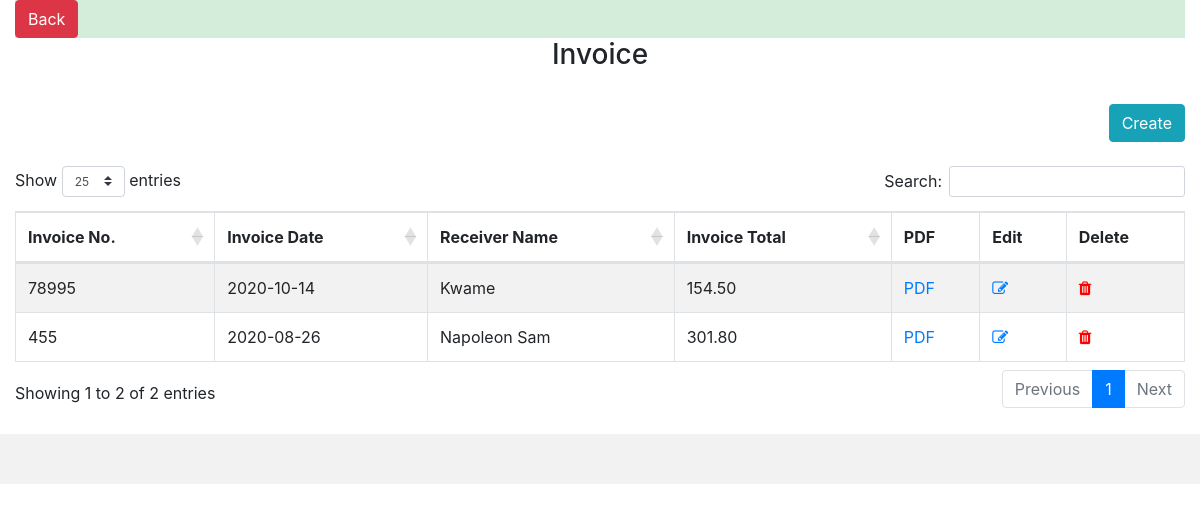
The app's page /invoice.php with its own data.
### tables this page shows
CREATE TABLE `tbl_order` (
  `order_id` int(11) NOT NULL,
  `order_no` varchar(50) NOT NULL,
  `order_date` date NOT NULL,
  `order_receiver_name` varchar(250) NOT NULL,
  `order_receiver_address` text NOT NULL,
  `order_total_before_tax` decimal(10,2) NOT NULL,
  `order_total_tax1` decimal(10,2) NOT NULL,
  `order_total_tax2` decimal(10,2) NOT NULL,
  `order_total_tax3` decimal(10,2) NOT NULL,
  `order_total_tax` decimal(10,2) NOT NULL,
  `order_total_after_tax` decimal(10,2) NOT NULL,
  `order_datetime` datetime NOT NULL
);

### invoice.php (the view, shortened to what this page needs)
<?php
  include('database_connection.php');
  $statement = $connect->prepare("
    SELECT * FROM tbl_order
    ORDER BY order_id DESC
  ");
  $statement->execute();
  $all_result = $statement->fetchAll();
  $total_rows = $statement->rowCount();
  ?>
<!DOCTYPE html>
<html lang="en">
  <head>
<link rel="stylesheet" type="text/css" href="https://cdnjs.cloudflare.com/ajax/libs/twitter-bootstrap/4.1.3/css/bootstrap.css">
<link rel="stylesheet" type="text/css" href="https://cdn.datatables.net/1.10.21/css/dataTables.bootstrap4.min.css">
<link rel="stylesheet" type="text/css" href="https://stackpath.bootstrapcdn.com/font-awesome/4.7.0/css/font-awesome.min.css">
<link rel="stylesheet" href="https://cdnjs.cloudflare.com/ajax/libs/bootstrap-datepicker/1.3.0/css/datepicker.css" />
  </head>
  <body>
    <div class="container-fluid">
     <div class="alert-success">
        <a href="index.php" class="btn btn-danger text-center">
       Back</a>
     </div>
      <?php
      if(isset($_GET["add"]))
      {
      ?>
      <form method="post" id="invoice_form">
        <div class="table-responsive">
          <table class="table table-bordered">
            <tr>
              <td colspan="2" align="center"><h2 style="margin-top:10.5px">Create Invoice</h2></td>
            </tr>
            <tr>
                <td colspan="2">
                  <div class="row">
                    <div class="col-md-8">
                      To,<br />
                        <b>RECEIVER (BILL TO)</b><br />
                        <input type="text" name="order_receiver_name" id="order_receiver_name" class="form-control input-sm" placeholder="Enter Receiver Name" />
                        <textarea name="order_receiver_address" id="order_receiver_address" class="form-control" placeholder="Enter Billing Address"></textarea>
                    </div>
                    <div class="col-md-4">
                      Reverse Charge<br />
                      <input type="text" name="order_no" id="order_no" class="form-control input-sm" placeholder="Enter Invoice No." />
                      <input type="text" name="order_date" id="order_date" class="form-control input-sm" readonly placeholder="Select Invoice Date" />
                    </div>
                  </div>
                  <br />
                  <table id="invoice-item-table" class="table table-bordered">
                    <tr>
                      <th width="7%">Sr No.</th>
                      <th width="20%">Item Name</th>
                      <th width="5%">Quantity</th>
                      <th width="5%">Price</th>
                      <th width="10%">Actual Amt.</th>
                      <th width="12.5%" colspan="2">Tax1 (%)</th>
                      <th width="12.5%" colspan="2">Tax2 (%)</th>
                      <th width="12.5%" colspan="2">Tax3 (%)</th>
                      <th width="12.5%" rowspan="2">Total</th>
                      <th width="3%" rowspan="2"></th>
                    </tr>
                    <tr>
                      <th></th>
                      <th></th>
                      <th></th>
                      <th></th>
                      <th></th>
                      <th>Rate</th>
                      <th>Amt.</th>
                      <th>Rate</th>
                      <th>Amt.</th>
                      <th>Rate</th>
                      <th>Amt.</th>
                    </tr>
                    <tr>
                      <td><span id="sr_no">1</span></td>
                      <td><input type="text" name="item_name[]" id="item_name1" class="form-control input-sm" /></td>
                      <td><input type="text" name="order_item_quantity[]" id="order_item_quantity1" data-srno="1" class="form-control input-sm order_item_quantity" /></td>
                      <td><input type="text" name="order_item_price[]" id="order_item_price1" data-srno="1" class="form-control input-sm number_only order_item_price" /></td>
                      <td><input type="text" name="order_item_actual_amount[]" id="order_item_actual_amount1" data-srno="1" class="form-control input-sm order_item_actual_amount" readonly /></td>
                      <td><input type="text" name="order_item_tax1_rate[]" id="order_item_tax1_rate1" data-srno="1" class="form-control input-sm number_only order_item_tax1_rate" /></td>
                      <td><input type="text" name="order_item_tax1_amount[]" id="order_item_tax1_amount1" data-srno="1" readonly class="form-control input-sm order_item_tax1_amount" /></td>
                      <td><input type="text" name="order_item_tax2_rate[]" id="order_item_tax2_rate1" data-srno="1" class="form-control input-sm number_only order_item_tax2_rate" /></td>
                      <td><input type="text" name="order_item_tax2_amount[]" id="order_item_tax2_amount1" data-srno="1" readonly class="form-control input-sm order_item_tax2_amount" /></td>
                      <td><input type="text" name="order_item_tax3_rate[]" id="order_item_tax3_rate1" data-srno="1" class="form-control input-sm number_only order_item_tax3_rate" /></td>
                      <td><input type="text" name="order_item_tax3_amount[]" id="order_item_tax3_amount1" data-srno="1" readonly class="form-control input-sm order_item_tax3_amount" /></td>
                      <td><input type="text" name="order_item_final_amount[]" id="order_item_final_amount1" data-srno="1" readonly class="form-control input-sm order_item_final_amount" /></td>
                      <td></td>
                    </tr>
                  </table>
                  <div align="right">
                    <button type="button" name="add_row" id="add_row" class="btn btn-success btn-xs">+</button>
                  </div>
                </td>
              </tr>
              <tr>
                <td align="right"><b>Total</td>
                <td align="right"><b><span id="final_total_amt"></span></b></td>
              </tr>
              <tr>
                <td colspan="2"></td>
              </tr>
              <tr>
                <td colspan="2" align="center">
                  <input type="hidden" name="total_item" id="total_item" value="1" />
                  <input type="submit" name="create_invoice" id="create_invoice" class="btn btn-info" value="Create" />
                </td>
              </tr>
          </table>
        </div>
      </form>
      <script>
      $(document).ready(function(){
        var final_total_amt = $('#final_total_amt').text();
        var count = 1;
        $(document).on('click', '#add_row', function(){
          count++;
          $('#total_item').val(count);
          var html_code = '';
          html_code += '<tr id="row_id_'+count+'">';
          html_code += '<td><span id="sr_no">'+count+'</span></td>';
          html_code += '<td><input type="text" name="item_name[]" id="item_name'+count+'" class="form-control input-sm" /></td>';
          html_code += '<td><input type="text" name="order_item_quantity[]" id="order_item_quantity'+count+'" data-srno="'+count+'" class="form-control input-sm number_only order_item_quantity" /></td>';
          html_code += '<td><input type="text" name="order_item_price[]" id="order_item_price'+count+'" data-srno="'+count+'" class="form-control input-sm number_only order_item_price" /></td>';
          html_code += '<td><input type="text" name="order_item_actual_amount[]" id="order_item_actual_amount'+count+'" data-srno="'+count+'" class="form-control input-sm order_item_actual_amount" readonly /></td>';
          html_code += '<td><input type="text" name="order_item_tax1_rate[]" id="order_item_tax1_rate'+count+'" data-srno="'+count+'" class="form-control input-sm number_only order_item_tax1_rate" /></td>';
          html_code += '<td><input type="text" name="order_item_tax1_amount[]" id="order_item_tax1_amount'+count+'" data-srno="'+count+'" readonly class="form-control input-sm order_item_tax1_amount" /></td>';
          html_code += '<td><input type="text" name="order_item_tax2_rate[]" id="order_item_tax2_rate'+count+'" data-srno="'+count+'" class="form-control input-sm number_only order_item_tax2_rate" /></td>';
          html_code += '<td><input type="text" name="order_item_tax2_amount[]" id="order_item_tax2_amount'+count+'" data-srno="'+count+'" readonly class="form-control input-sm order_item_tax2_amount" /></td>';
          html_code += '<td><input type="text" name="order_item_tax3_rate[]" id="order_item_tax3_rate'+count+'" data-srno="'+count+'" class="form-control input-sm number_only order_item_tax3_rate" /></td>';
          html_code += '<td><input type="text" name="order_item_tax3_amount[]" id="order_item_tax3_amount'+count+'" data-srno="'+count+'" readonly class="form-control input-sm order_item_tax3_amount" /></td>';
          html_code += '<td><input type="text" name="order_item_final_amount[]" id="order_item_final_amount'+count+'" data-srno="'+count+'" readonly class="form-control input-sm order_item_final_amount" /></td>';
          html_code += '<td><button type="button" name="remove_row" id="'+count+'" class="btn btn-danger btn-xs remove_row">X</button></td>';
          html_code += '</tr>';
          $('#invoice-item-table').append(html_code);
        });
        $(document).on('click', '.remove_row', function(){
          var row_id = $(this).attr("id");
          var total_item_amount = $('#order_item_final_amount'+row_id).val();
          var final_amount = $('#final_total_amt').text();
          var result_amount = parseFloat(final_amount) - parseFloat(total_item_amount);
          $('#final_total_amt').text(result_amount);
          $('#row_id_'+row_id).remove();
          count--;
          $('#total_item').val(count);
        });
        function cal_final_total(count)
        {
          var final_item_total = 0;
          for(j=1; j<=count; j++)
          {
            var quantity = 0;
            var price = 0;
            var actual_amount = 0;
            var tax1_rate = 0;
            var tax1_amount = 0;
            var tax2_rate = 0;
            var tax2_amount = 0;
            var tax3_rate = 0;
            var tax3_amount = 0;
            var item_total = 0;
            quantity = $('#order_item_quantity'+j).val();
            if(quantity > 0)
            {
              price = $('#order_item_price'+j).val();
              if(price > 0)
              {
                actual_amount = parseFloat(quantity) * parseFloat(price);
                $('#order_item_actual_amount'+j).val(actual_amount);
                tax1_rate = $('#order_item_tax1_rate'+j).val();
                if(tax1_rate > 0)
                {
                  tax1_amount = parseFloat(actual_amount)*parseFloat(tax1_rate)/100;
                  $('#order_item_tax1_amount'+j).val(tax1_amount);
                }
                tax2_rate = $('#order_item_tax2_rate'+j).val();
                if(tax2_rate > 0)
                {
                  tax2_amount = parseFloat(actual_amount)*parseFloat(tax2_rate)/100;
                  $('#order_item_tax2_amount'+j).val(tax2_amount);
                }
                tax3_rate = $('#order_item_tax3_rate'+j).val();
                if(tax3_rate > 0)
                {
                  tax3_amount = parseFloat(actual_amount)*parseFloat(tax3_rate)/100;
                  $('#order_item_tax3_amount'+j).val(tax3_amount);
                }
                item_total = parseFloat(actual_amount) + parseFloat(tax1_amount) + parseFloat(tax2_amount) + parseFloat(tax3_amount);
                final_item_total = parseFloat(final_item_total) + parseFloat(item_total);
                $('#order_item_final_amount'+j).val(item_total);
              }
            }
          }
          $('#final_total_amt').text(final_item_total);
        }
        $(document).on('blur', '.order_item_price', function(){
          cal_final_total(count);
        });
        $(document).on('blur', '.order_item_tax1_rate', function(){
          cal_final_total(count);
        });
        $(document).on('blur', '.order_item_tax2_rate', function(){
          cal_final_total(count);
        });
        $(document).on('blur', '.order_item_tax3_rate', function(){
          cal_final_total(count);
        });
        $('#create_invoice').click(function(){
          if($.trim($('#order_receiver_name').val()).length == 0)
          {
            alert("Please Enter Reciever Name");
            return false;
          }
          if($.trim($('#order_no').val()).length == 0)
          {
            alert("Please Enter Invoice Number");
            return false;
          }
          if($.trim($('#order_date').val()).length == 0)
          {
            alert("Please Select Invoice Date");
            return false;
          }
          for(var no=1; no<=count; no++)
          {
            if($.trim($('#item_name'+no).val()).length == 0)
            {
              alert("Please Enter Item Name");
              $('#item_name'+no).focus();
              return false;
            }
            if($.trim($('#order_item_quantity'+no).val()).length == 0)
            {
              alert("Please Enter Quantity");
              $('#order_item_quantity'+no).focus();
              return false;
            }
            if($.trim($('#order_item_price'+no).val()).length == 0)
            {
              alert("Please Enter Price");
              $('#order_item_price'+no).focus();
              return false;
            }
          }
          $('#invoice_form').submit();
        });
      });
      </script>
      <?php
      }
      else
      {
      ?>
      <h3 align="center">Invoice</h3>
      <br />
      <div align="right">
        <a href="invoice.php?add=1" class="btn btn-info btn-xs">Create</a>
      </div>
      <br />
      <table id="data-table" class="table table-bordered table-striped">
        <thead>
          <tr>
            <th>Invoice No.</th>
            <th>Invoice Date</th>
            <th>Receiver Name</th>
            <th>Invoice Total</th>
            <th>PDF</th>
            <th>Edit</th>
            <th>Delete</th>
          </tr>
        </thead>
        <?php
        if($total_rows > 0)
        {
          foreach($all_result as $row)
          {
            echo '
              <tr>
                <td>'.$row["order_no"].'</td>
                <td>'.$row["order_date"].'</td>
                <td>'.$row["order_receiver_name"].'</td>
                <td>'.$row["order_total_after_tax"].'</td>
                <td><a href="report.php?pdf=1&id='.$row["order_id"].'">PDF</a></td>
                <td><a href="invoice.php?update=1&id='.$row["order_id"].'"><i class="fa fa-edit" aria-hidden="true"></i></a></td>
                <td><a href="#" id="'.$row["order_id"].'" class="delete"><i class="fa fa-trash" aria-hidden="true" style="color:red;"></i></a></td>
              </tr>
            ';
          }
        }
        ?>
      </table>
      <?php
      }
      ?>
    </div>
    <br>
    <footer class="container-fluid text-center">
    </footer>
  </body>
</html>

### invoice.php (style rules this page uses)
footer { background-color: #f2f2f2; padding: 25px; }

### records on screen
tbl_order: order_no "78995", order_date "2020-10-14", order_receiver_name "Kwame", order_total_after_tax "154.50"
tbl_order: order_no "455", order_date "2020-08-26", order_receiver_name "Napoleon Sam", order_total_after_tax "301.80"
